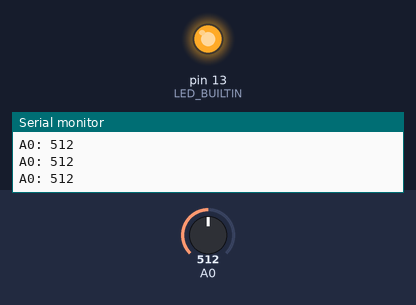
Bench run of a sketch on a simulated Arduino Uno, built with avr-gcc and run on an emulated ATmega328P. Shown: output pins drawn as LEDs (lit = HIGH), the last lines printed to the serial monitor. Dashed ring = blinking. Inputs (shaded band) come from the test bench; at power-on: A0 = 512.

Above: at 0.1 s.
1.3 s: A0 set to 900
At 1.53 s:
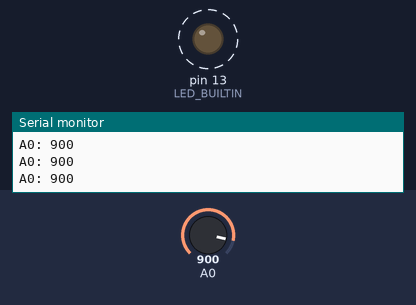
4.3 s: A0 set to 1023
At 4.47 s:
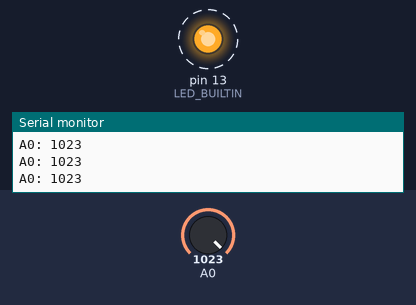
Timing chart, 0 to 13.3 s (numbered marks = the images above; inputs shaded):
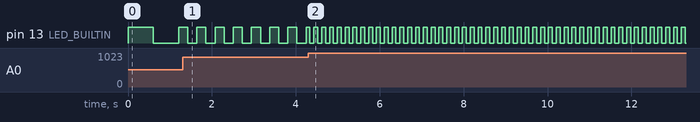

Measured:
- after the input at 1.3 s, pin 13 (LED_BUILTIN): alternates HIGH for 0.22 s and LOW for 0.22 s, starting after 0.13 s
- after the input at 4.3 s, pin 13 (LED_BUILTIN): alternates HIGH for 0.09 s and LOW for 0.09 s, starting at once

The sketch:

s03-timer-sensor.ino
```cpp
int myDelay = 2000;   // non-block delay in milliseconds
unsigned long myStart;
bool  mySwitch = false;

void setup() {
   myStart = millis();   // set delay
   pinMode(LED_BUILTIN, OUTPUT);
   pinMode(A0, INPUT);
   Serial.begin(115200);
}

void loop() {
    int myA0 = analogRead(A0);
    Serial.println("A0: " + String(myA0));
    myDelay = 1111 - myA0;   // myA0 max is 1024 so this always has some value.
    delay(10);  // just to slow it down a bit

    if ( (millis() - myStart ) >= myDelay) {
       myStart = millis();      //  reset the delay time
       mySwitch = !mySwitch;    // flip the switch true <--> false
    }

    if (mySwitch){
       digitalWrite(LED_BUILTIN, LOW); //  onboard LED on
    } else {
       digitalWrite(LED_BUILTIN, HIGH); // onboard LED off
    }

}
```
